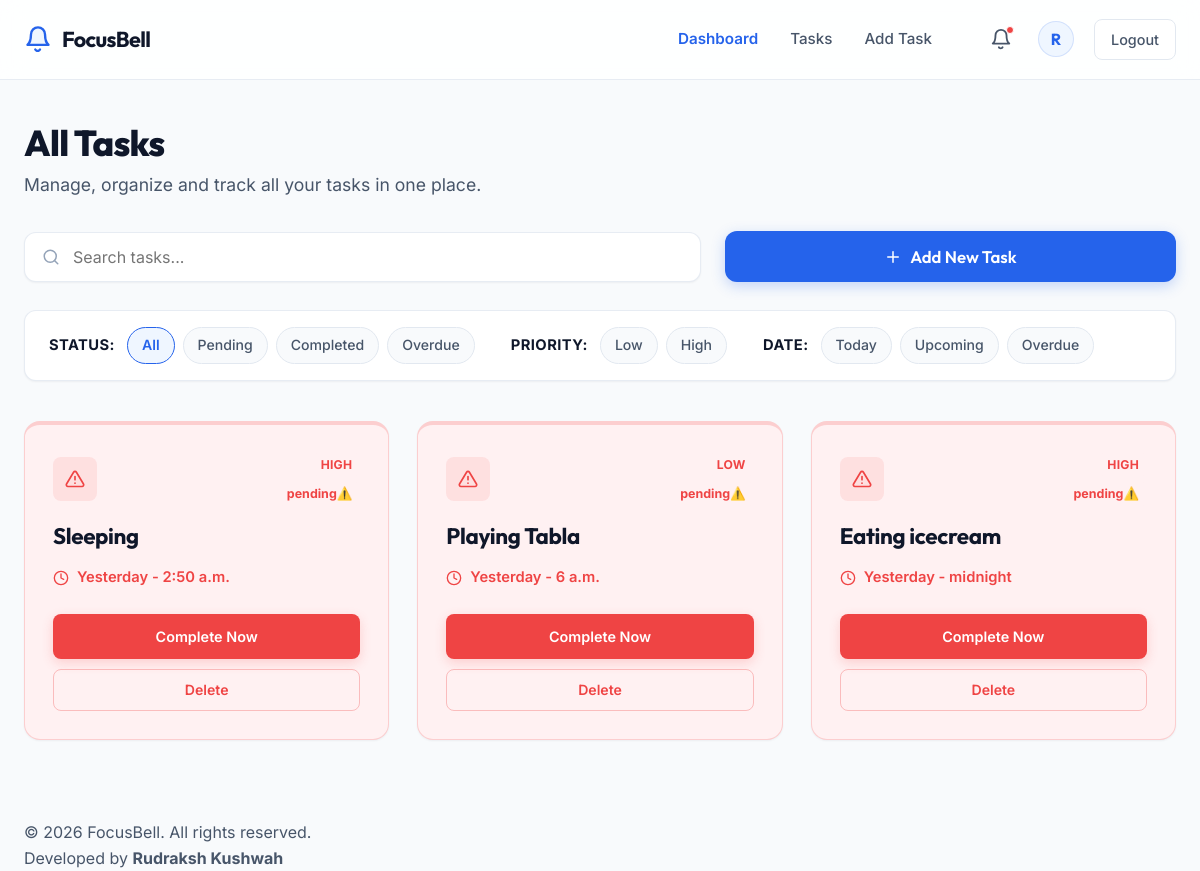
The page /tasks/ (signed in) on the database its author committed.
### tasks/models.py (models this page shows, shortened)
class Task(models.Model):
    priority_choices = (
        ('low','low'),
        ('high','high')
    )
    status_choices = (
        ('pending', 'pending'),
        ('completed', 'completed')
    )
    reminder_choices = (
        (0, "at exact Time"),
        (5, "5 Minutes Before"),
        (10, "10 Minutes Before"),
        (15, "15 Minutes Before"),
        (20, "20 Minutes Before"),
        (30, "30 Minutes Before"),
    )
    user = models.ForeignKey(User, on_delete=models.CASCADE)
    title = models.CharField(max_length=255)
    description = models.TextField(blank=True)
    due_date = models.DateField()
    due_time = models.TimeField()
    priority = models.CharField(max_length=20, choices=priority_choices, default='high')
    reminder_before = models.PositiveBigIntegerField(default=0, help_text='Reminder time in minutes before task', choices=reminder_choices)
    alarm_enabled = models.BooleanField(default=True)
    status = models.CharField(max_length=15,choices=status_choices, default='pending')
    created_at = models.DateTimeField(auto_now_add=True)
    updated_at = models.DateTimeField(auto_now=True)

### tasks/views.py (the view)
# urls.py: path('', task_list, name="task_list"),
@login_required
def task_list(request):
    today = timezone.localdate()
    search = request.GET.get("search")
    status = request.GET.get("status")
    priority = request.GET.get("priority")
    date_filter = request.GET.get("date")
    tasks = Task.objects.filter(user=request.user).order_by('-created_at')
    if search:
        tasks = tasks.filter(
            Q(title__icontains=search) |
            Q(description__icontains=search)
        )
    if status == "pending":
        tasks = tasks.filter(status="pending")
    elif status == "completed":
        tasks = tasks.filter(status="completed")
    elif status == "overdue":
        tasks = tasks.filter(status="pending", due_date__lt=today)
    if priority:
        tasks = tasks.filter(priority=priority)
    if date_filter == "today":
        tasks = tasks.filter(due_date=today)
    elif date_filter == "upcoming":
        tasks = tasks.filter(due_date__gt=today)
    elif date_filter == "overdue":
        tasks = tasks.filter(
            due_date__lt=today,
            status="pending"
        )
    overdue_tasks = tasks.filter(user=request.user, status='pending', due_date__lt=today)
    pending_tasks = tasks.filter(user=request.user, status='pending', due_date__gte=today)
    context = {
        'tasks':tasks,
        'overdue_tasks': overdue_tasks,
        'pending_tasks': pending_tasks,
    }
    return render(request, 'task_list.html', context)

### templates/task_list.html (shortened to what this page needs)
{% extends "base.html" %}
{% load static %}
{% block link %}
<link rel="stylesheet" href="{% static 'css/task_list.css' %}">
{% endblock link %}
{% block content %}
<main class="tasks-main">
  <div class="container tasks-container">
    <section class="page-header-card">
      <h1 class="page-main-title">All Tasks</h1>
      <p class="page-sub-headline">Manage, organize and track all your tasks in one place.</p>
    </section>
    <section class="top-action-bar">
      <form method="GET" class="search-input-wrapper">
        <input name="search" type="text" placeholder="Search tasks..." class="search-field-input"
          aria-label="Search tasks">
      </form>
      <button class="btn btn-primary btn-add-task" onclick="window.location.href='{% url 'add_task' %}'">
        <svg class="plus-icon" viewBox="0 0 24 24" fill="none" stroke="currentColor" stroke-width="2"
          stroke-linecap="round" stroke-linejoin="round">
          <line x1="12" y1="5" x2="12" y2="19"></line>
          <line x1="5" y1="12" x2="19" y2="12"></line>
        </svg>
        <span>Add New Task</span>
      </button>
    </section>
    <section class="filter-section-panel">
      <div class="filter-grid-wrapper">
        <div class="filter-group">
          <span class="filter-group-label">Status:</span>
          <div class="filter-pills-row">
            <a href="{% url 'task_list' %}" class="filter-pill {% if not request.GET.status %}active{% endif %}">
              All
            </a>
            <a href="?status=pending" class="filter-pill {% if request.GET.status == 'pending' %}active{% endif %}">
              Pending
            </a>
            <a href="?status=completed" class="filter-pill {% if request.GET.status == 'completed' %}active{% endif %}">
              Completed
            </a>
            <a href="?status=overdue" class="filter-pill {% if request.GET.status == 'overdue' %}active{% endif %}">
              Overdue
            </a>
          </div>
        </div>
        <div class="filter-group">
          <span class="filter-group-label">Priority:</span>
          <div class="filter-pills-row">
            <a href="?priority=low"
              class="filter-pill label-low {% if request.GET.priority == 'low' %}active{% endif %}">
              Low
            </a>
            <a href="?priority=high"
              class="filter-pill label-high {% if request.GET.priority == 'high' %}active{% endif %}">
              High
            </a>
          </div>
        </div>
        <div class="filter-group">
          <span class="filter-group-label">Date:</span>
          <div class="filter-pills-row">
            <a href="?date=today" class="filter-pill {% if request.GET.date == 'today' %}active{% endif %}">
              Today
            </a>
            <a href="?date=upcoming" class="filter-pill {% if request.GET.date == 'upcoming' %}active{% endif %}">
              Upcoming
            </a>
            <a href="?date=overdue" class="filter-pill {% if request.GET.date == 'overdue' %}active{% endif %}">
              Overdue
            </a>
          </div>
        </div>
      </div>
    </section>
    <section class="task-list-section">
      <div class="task-grid-container">
        {% for task in overdue_tasks %}
        <div class="task-grid-card border-left-red overdue-warning-style">
          <div class="card-main-content">
            <div class="card-top-row">
              <div class="task-card-badge icon-warning">
              </div>
              <div class="badge-status-tags">
                <span class="prio-tag tag-high">{{task.priority}}</span>
                <span class="status-tag status-overdue">{{task.status}}⚠️</span>
              </div>
            </div>
            <h3 class="task-card-title">{{task.title}}</h3>
            <div class="task-schedule-row text-danger-color">
              <svg class="schedule-clock-icon text-danger-color" viewBox="0 0 24 24" fill="none" stroke="currentColor"
                stroke-width="2" stroke-linecap="round" stroke-linejoin="round">
                <circle cx="12" cy="12" r="10"></circle>
                <polyline points="12 6 12 12 16 14"></polyline>
              </svg>
              <span class="schedule-text">Yesterday - {{task.due_time}}</span>
            </div>
          </div>
          <div class="overdue-action-wrapper">
            <a href="{% url 'complete_task' task.id %}" class="btn btn-danger-solid btn-act-complete-now">Complete
              Now</a>
            <a href="{% url 'delete_task' task.id %}" class="btn btn-danger-outline btn-act-delete">Delete</a>
          </div>
        </div>
        {% endfor %}
      </div>
    </section>
  </div>
</main>
{% endblock content %}
{% block script %}
</body>
</html>
{% endblock script %}

### templates/base.html (shortened to what this page needs)
{% load static %}
<!DOCTYPE html>
<html lang="en">
<head>
  {% block link %}
  {% endblock link %}
  </head>
<body>
  <header class="navbar" id="navbar">
    <div class="container navbar-container">
      <a href="index.html#home" class="logo">
        <span class="logo-text">FocusBell</span>
      </a>
      <nav class="nav-links" id="nav-links">
        <a href="{% url 'dashboard' %}" class="nav-item active">Dashboard</a>
        <a href="{% url 'task_list' %}" class="nav-item">Tasks</a>
        <a href="{% url 'add_task' %}" class="nav-item">Add Task</a>
        <div class="nav-utilities">
          <button class="utility-btn notification-bell" aria-label="Notifications">
            <span class="active-badge-dot"></span>
          </button>
          <a href="{% url 'profile' %}"><div class="user-avatar" title="Rudraksh Kushwah">
            <span>{{ request.user.username|first|upper }}</span>
          </div></a>
          <a href="{% url 'logout_page' %}" class="btn btn-outline btn-logout">Logout</a>
        </div>
      </nav>
    </div>
  </header>
{% block content %}
{% endblock content %}
<footer class="dashboard-footer">
    <div class="container footer-bottom">
        <p class="copyright-text">
            &copy; 2026 FocusBell. All rights reserved.
        </p>
        <p class="developer-text">
            Developed by <strong>Rudraksh Kushwah</strong>
        </p>
    </div>
</footer>
  {% block script %}
  {% endblock script %}

### rows shown on the page
Task: priority "HIGH", status "pending", title "Sleeping", due_time "2:50 a.m."
Task: priority "LOW", status "pending", title "Playing Tabla", due_time "6 a.m."
Task: priority "HIGH", status "pending", title "Eating icecream", due_time "midnight"

### other values the page prints
{{ request.user.username|first|upper }} "R"
